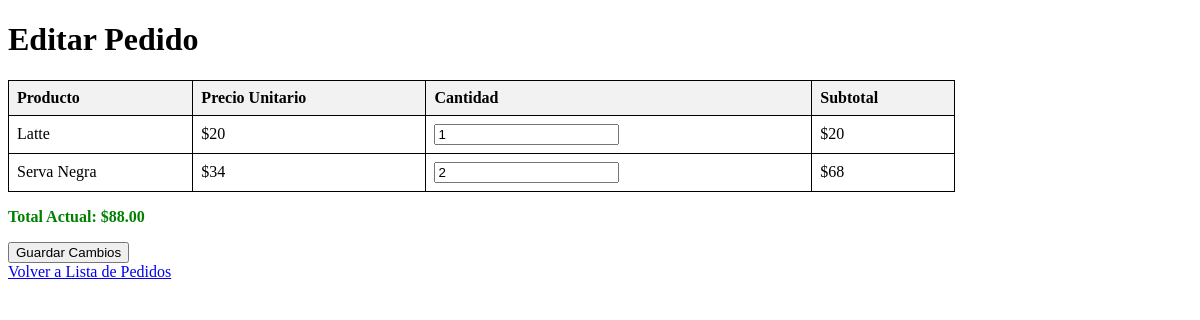
The page /editar_pedido.php?id=4 on the database its author committed.
### tables this page shows
CREATE TABLE `pedidoproducto` (
  `idPedidoProducto` int(11) NOT NULL,
  `Cantidad` int(11) NOT NULL,
  `PrecioPP` int(11) NOT NULL,
  `Pedido_IdPedido` int(11) NOT NULL,
  `Producto_idProducto` int(11) NOT NULL
);

CREATE TABLE `producto` (
  `idProducto` int(11) NOT NULL,
  `Producto` char(100) NOT NULL,
  `Precio` int(11) NOT NULL,
  `Descripcion` varchar(1000) NOT NULL,
  `Disponibilidad` int(11) NOT NULL,
  `Categoria_idCategoria` int(11) NOT NULL
);

### editar_pedido.php (the view, shortened to what this page needs)
<?php
include 'catchai.php';
$idPedido = $_GET['id'];
$queryProductosPedido = "SELECT PedidoProducto.*, Producto.Producto, Producto.Precio FROM PedidoProducto
                         JOIN Producto ON PedidoProducto.Producto_idProducto = Producto.idProducto
                         WHERE PedidoProducto.Pedido_IdPedido = ?";
$stmtProductos = $conn->prepare($queryProductosPedido);
$stmtProductos->bind_param("i", $idPedido);
$stmtProductos->execute();
$resultProductos = $stmtProductos->get_result();
?>
<!DOCTYPE html>
<html lang="es">
<head>
</head>
<body>
    <h1>Editar Pedido</h1>
    <form action="procesar_editar_pedido.php" method="post">
        <table>
            <tr>
                <th>Producto</th>
                <th>Precio Unitario</th>
                <th>Cantidad</th>
                <th>Subtotal</th>
            </tr>
            <?php
            $total = 0;
            while ($row = $resultProductos->fetch_assoc()) {
                $subtotal = $row['Precio'] * $row['Cantidad'];
                $total += $subtotal;
                echo "<tr>
                        <td>{$row['Producto']}</td>
                        <td>\${$row['Precio']}</td>
                        <td>
                            <input type='number' name='productos[{$row['Producto_idProducto']}]' value='{$row['Cantidad']}' min='0'>
                        </td>
                        <td>\${$subtotal}</td>
                    </tr>";
            }
            ?>
        </table>
        <p class="total">Total Actual: $<?php echo number_format($total, 2); ?></p>
        <button type="submit">Guardar Cambios</button>
    </form>
    <a href="listar_pedidos.php">Volver a Lista de Pedidos</a>
</body>
</html>

### editar_pedido.php (style rules this page uses)
table { width: 80%; border-collapse: collapse; margin-top: 20px; }
table, th, td { border: 1px solid black; padding: 8px; text-align: left; }
th { background-color: #f2f2f2; }
.total { font-weight: bold; color: green; }

### rows shown on the page
pedidoproducto: producto.Producto "Latte", producto.Precio "20", Producto_idProducto+Cantidad "1"
pedidoproducto: producto.Producto "Serva Negra", producto.Precio "34", Producto_idProducto+Cantidad "2", Cantidad.Precio "68"

### other values the page prints
$total "88.00"
